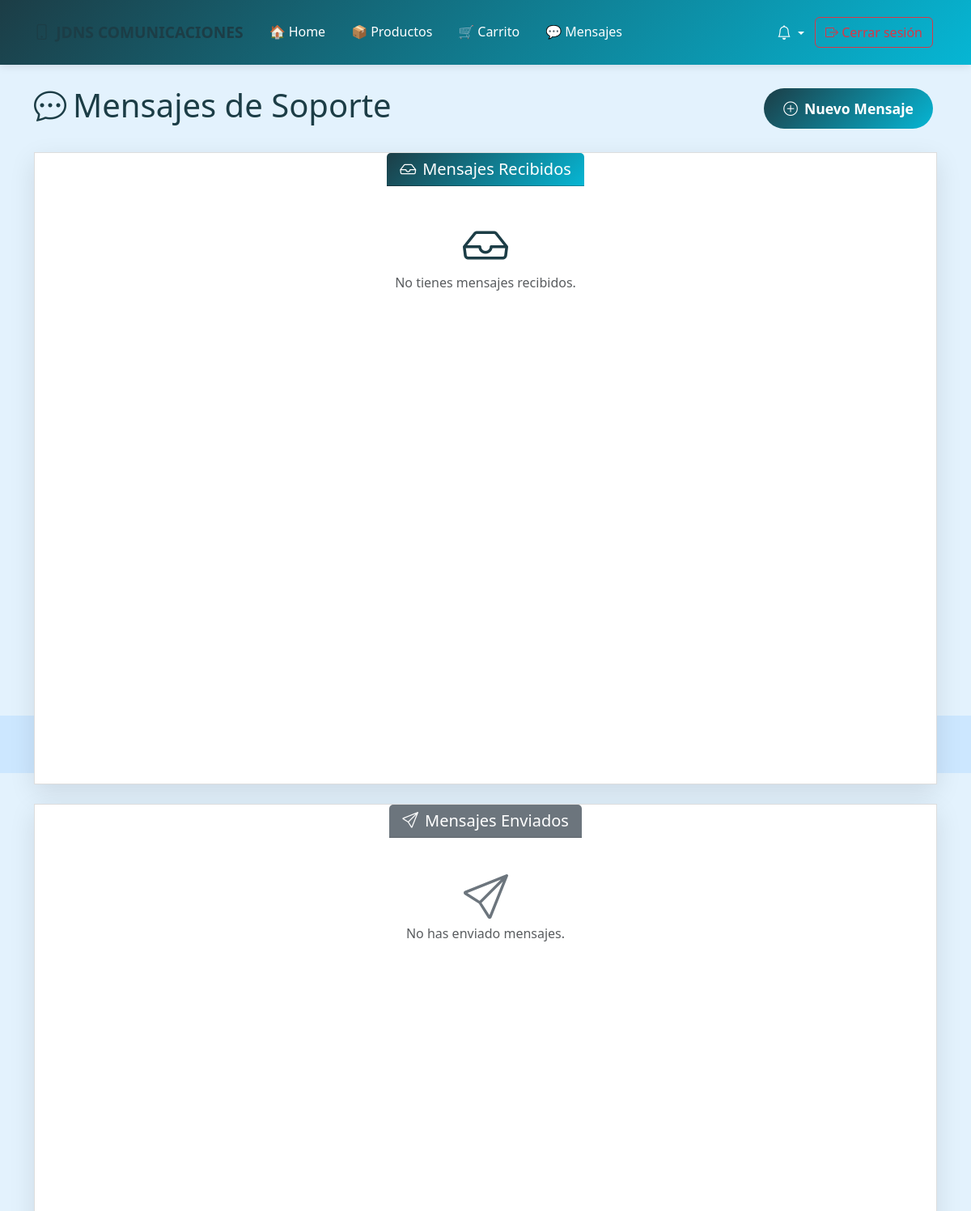
Before: /mensaje_soporte/ (signed in, upper part) with the older database file.
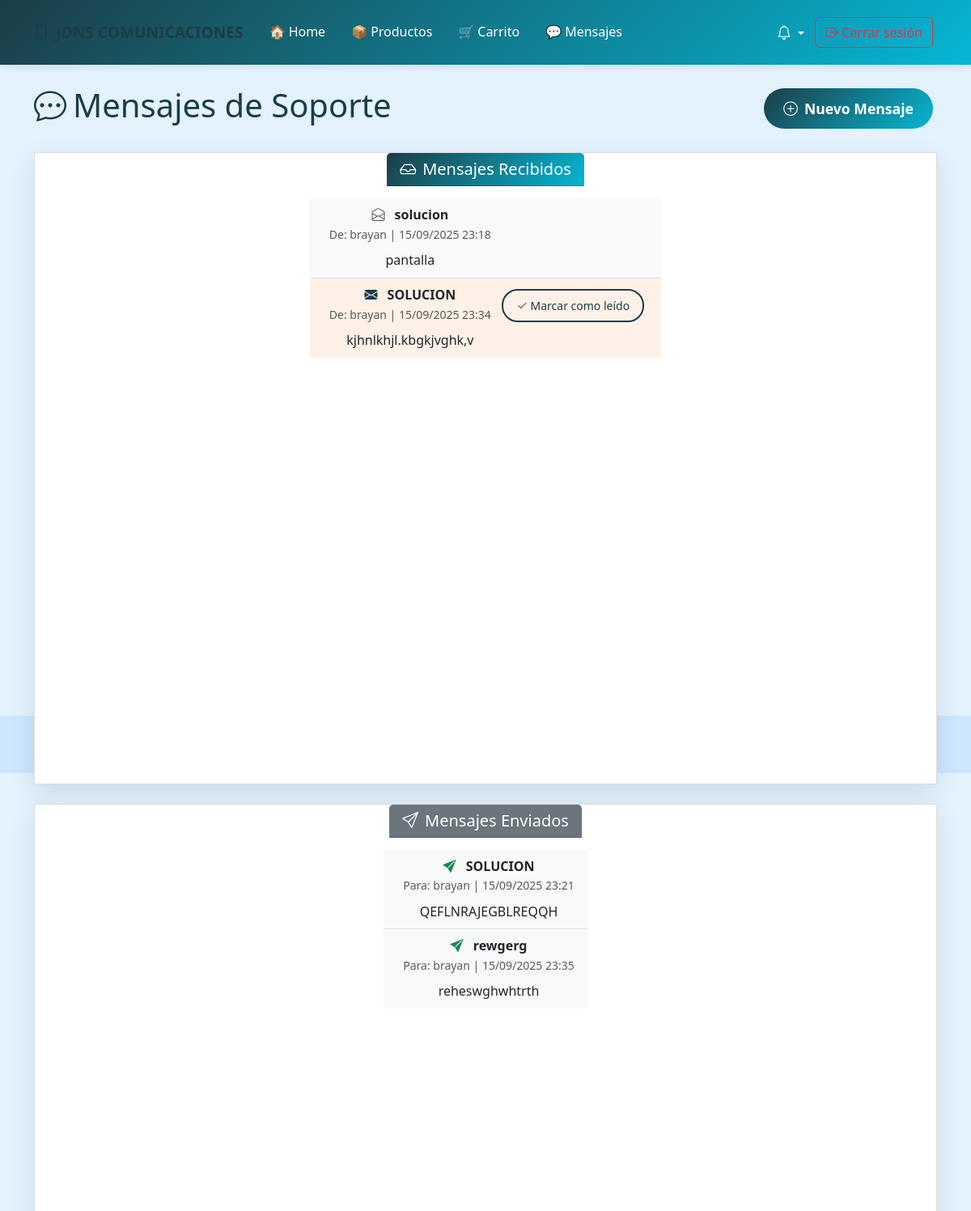
After: the same page with the newer database file.
### app/models/users.py (models this page shows, shortened)
class MensajeSoporte(db.Model):
    __tablename__ = 'mensaje_soporte'
    idmensaje_soporte = db.Column(db.Integer, primary_key=True)
    emisor_id = db.Column(db.Integer, db.ForeignKey('usuario.idusuario'))
    receptor_id = db.Column(db.Integer, db.ForeignKey('usuario.idusuario'))
    asunto = db.Column(db.String(100))
    mensaje = db.Column(db.Text)
    leido = db.Column(db.Boolean, default=False)
    fecha_envio = db.Column(db.DateTime)

class Users(db.Model, UserMixin):
    __tablename__ = 'usuario'
    idusuario = db.Column(db.Integer, primary_key=True)
    nombre = db.Column(db.String(100))
    telefono = db.Column(db.String(45))
    correo = db.Column(db.String(100), unique=True)
    direccion = db.Column(db.String(100))
    password = db.Column(db.String(255))
    rol = db.Column(db.Enum('cliente', 'tecnico', 'admin'))
    @property
    def is_authenticated(self):
        return True

### app/routes/mensaje_soporte.py (the view, shortened to what this page needs)
@bp.route('/')
@login_required
def mensajes_soporte():
    if current_user.rol == 'admin':
        mensajes_recibidos = MensajeSoporte.query.filter_by(receptor_id=current_user.idusuario).all()
        mensajes_enviados = MensajeSoporte.query.filter_by(emisor_id=current_user.idusuario).all()
    usuarios = {user.idusuario: user.nombre for user in Users.query.all()}
    return render_template('mensajes_soporte.html',
                         mensajes_recibidos=mensajes_recibidos,
                         mensajes_enviados=mensajes_enviados,
                         usuarios=usuarios)

### app/templates/mensajes_soporte.html (shortened to what the changed rows need)
{% extends "plantilla.html" %}
{% block content %}
<div class="container mt-4">
    <div class="row">
        <div class="col-12">
            <div class="d-flex justify-content-between align-items-center mb-4">
                <h1 class="text-primary-custom">
                    <i class="bi bi-chat-dots me-2"></i>Mensajes de Soporte
                </h1>
            </div>
            <div class="card mb-4 shadow-custom">
                <div class="card-body">
                    {% if mensajes_recibidos %}
                        <div class="list-group list-group-flush">
                            {% for mensaje in mensajes_recibidos %}
                                <div class="list-group-item d-flex justify-content-between align-items-start {% if not mensaje.leido %}mensaje-no-leido{% else %}mensaje-leido{% endif %}">
                                    <div class="ms-2 me-auto">
                                        <div class="fw-bold">
                                            {% if mensaje.leido %}
                                                <i class="bi bi-envelope-open text-muted me-2"></i>
                                            {% else %}
                                                <i class="bi bi-envelope-fill text-primary-custom me-2"></i>
                                            {% endif %}
                                            {{ mensaje.asunto }}
                                        </div>
                                        <div class="text-muted small">
                                            De: {{ usuarios.get(mensaje.emisor_id, 'Usuario desconocido') }} |
                                            {{ mensaje.fecha_envio.strftime('%d/%m/%Y %H:%M') }}
                                        </div>
                                        <div class="mt-2">{{ mensaje.mensaje }}</div>
                                    </div>
                                    {% if not mensaje.leido %}
                                        <form action="{{ url_for('mensaje_soporte.marcar_leido', id=mensaje.idmensaje_soporte) }}" method="POST" class="ms-2">
                                            <button type="submit" class="btn btn-sm btn-outline-primary-custom">
                                                <i class="bi bi-check2"></i> Marcar como leído
                                            </button>
                                        </form>
                                    {% endif %}
                                </div>
                            {% endfor %}
                        </div>
                    {% else %}
                        <div class="text-center text-muted py-4">
                            <i class="bi bi-inbox display-4 mb-3 text-primary-custom"></i>
                            <p>No tienes mensajes recibidos.</p>
                        </div>
                    {% endif %}
                </div>
            </div>
            <div class="card shadow-custom">
                <div class="card-body">
                    {% if mensajes_enviados %}
                        <div class="list-group list-group-flush">
                            {% for mensaje in mensajes_enviados %}
                                <div class="list-group-item mensaje-leido">
                                    <div class="d-flex justify-content-between align-items-start">
                                        <div class="ms-2 me-auto">
                                            <div class="fw-bold">
                                                <i class="bi bi-send-fill text-success me-2"></i>
                                                {{ mensaje.asunto }}
                                            </div>
                                            <div class="text-muted small">
                                                Para: {{ usuarios.get(mensaje.receptor_id, 'Usuario desconocido') }} |
                                                {{ mensaje.fecha_envio.strftime('%d/%m/%Y %H:%M') }}
                                            </div>
                                            <div class="mt-2">{{ mensaje.mensaje }}</div>
                                        </div>
                                    </div>
                                </div>
                            {% endfor %}
                        </div>
                    {% else %}
                        <div class="text-center text-muted py-4">
                            <i class="bi bi-send display-4 mb-3 text-secondary"></i>
                            <p>No has enviado mensajes.</p>
                        </div>
                    {% endif %}
                </div>
            </div>
        </div>
    </div>
</div>
{% endblock %}

Changed rows visible on the page:
added MensajeSoporte: leido True (drawn), asunto "solucion", fecha_envio "15/09/2025 23:18", mensaje "pantalla", shown under "Mensajes Recibidos"
now on this page (row unchanged): Users: get "brayan"
added MensajeSoporte: leido False (drawn), asunto "SOLUCION", fecha_envio "15/09/2025 23:34", mensaje "kjhnlkhjl.kbgkjvghk,v", shown under "Mensajes Recibidos"
added MensajeSoporte: asunto "SOLUCION", fecha_envio "15/09/2025 23:21", mensaje "QEFLNRAJEGBLREQQH", shown under "Mensajes Enviados"
added MensajeSoporte: asunto "rewgerg", fecha_envio "15/09/2025 23:35", mensaje "reheswghwhtrth", shown under "Mensajes Enviados"
Other visible differences:
text no longer shown: "No tienes mensajes recibidos. No has enviado mensajes."
